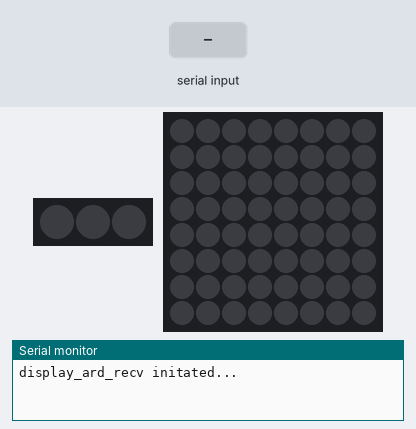
Bench run of a sketch on a simulated Arduino Uno, built with avr-gcc and run on an emulated ATmega328P. On the bench: 3 RGB LEDs in strip order, left to right, 8×8 RGB LED matrix (first LED top left, wired row by row), the last lines printed to the serial monitor. The inputs (shaded band) are chosen by the test bench.

Above: at 4.2 s.
4.3 s: "noise:150\n" received over Serial
At 5.0 s:
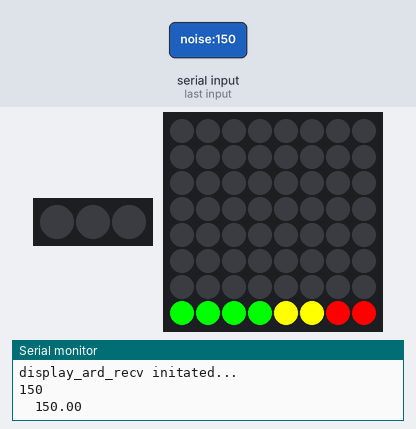
5.8 s: "temp:150\n" received over Serial
At 6.2 s:
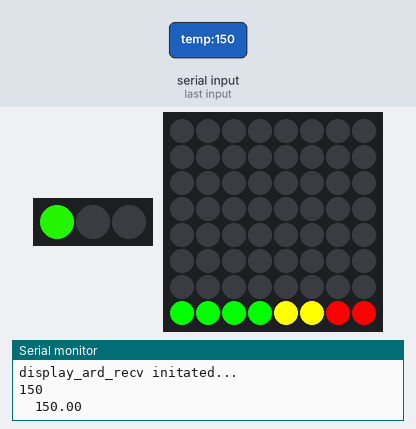
Timing chart, 0 to 8.8 s (numbered marks = the images above; inputs shaded):
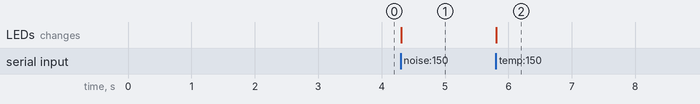

Measured:
- after the input at 4.3 s, the LEDs: change at once (image 1)

The sketch:

display_ard_recv.ino
```cpp
/*
 * File:  display_ard_recv
 * Desc:  Code for the Arduino Uno in the Display module (2a). Receives data over serial
 *        from the corresponding ESP8266 and controls and 8x8 LED Matrix and 3 Neopixel
 *        LEDs to track relative noise and temperature levels accordingly.
 *
 * 1. [a.collect_ard_send]-->[b.colect_esp_recv]-->((cloud))
 *
 * 2. [a.display_ard_recv]<--[b.display_esp_send]<--((cloud))
 *
 * Created:   15 Feburary 2018
 * Modified:  06 March 2018
 *
 * KEK1AD - kyle.kennedy@us.bosch.com
 * RBNA - CI/IO
 * Created for the MITE (Mini IoT Experience) Platform Demo in the Chicago Connectory
 */

/************** Neopixel  ***************/
#include <Adafruit_NeoPixel.h>
#ifdef __AVR__
  #include <avr/power.h>
#endif
/************* LED Matrix  **************/
#include <Wire.h>
#include "Adafruit_LEDBackpack.h"
#include "Adafruit_GFX.h"

/************** Neopixel  ***************/
#define PIN            6        // pin for neopixel LEDs
#define NUMPIXELS      3        // num of neopixel LEDs

/**************** Other *****************/
#define INPUT_SIZE  31          // num bytes for serial messages
#define TEMP_MAX    40          // max temp in celcius
#define TEMP_MIN    -30         // min temp in celcius

/************* LED Matrix  **************/
const int maxScale = 8;
const int redZone = 6;
const int yellowZone = 4;
const float maxReading = 100.0;
Adafruit_BicolorMatrix matrix = Adafruit_BicolorMatrix();
Adafruit_NeoPixel pixels = Adafruit_NeoPixel(NUMPIXELS, PIN, NEO_GRB + NEO_KHZ800);

// Run once upon startup of the Arduino
void setup() {
  Serial.begin(57600);  // NOTE: Serial rate can be changed but must match display_esp_send

  pixels.begin();
  pixels.show();       // initialze pixels to off
  matrix.begin(0x70);  // pass in the address

  Serial.println("display_ard_recv initated...");
  delay(3000); // wait 3 seconds before receiving messages from the ESP
}

// Loop constantly while the Arduino is on
void loop() {
  // check for updates from ESP over serial
  char incomingSerialData[INPUT_SIZE+1] = {0};  // buffer for incoming messages
  if (getCommand(incomingSerialData) > 0) {
    parseCommand(incomingSerialData);
  }
  delay(50);
}

/*
 * Name:  updateSoundScroll
 * Args:  float reading
 * Desc:  Receive a sound level reading from the ESP and update one column of the LED matrix
 *        accoriding to the level, where 0 squares illuminated is the min sound and 8
 *        is the max.
 * Rets:  void
 */
void updateSoundScroll(float reading) {
   if (maxReading - reading <= 5) reading = maxReading;  // increase reading if within 5 of max (100%)
   int displayPeak = mapfloat2int(reading, 0.0, 100.0, 0, maxScale);  // map reading from percentage 0-8

   // update the display
   for (int i = 0; i < 7; i++)  // shift the display left
   {
      matrix.displaybuffer[i] = matrix.displaybuffer[i+1];
   }

   // draw the new reading on the display
   for (int i = 0; i <= maxScale; i++)
   {
      if (i >= displayPeak)  // blank these pixels
      {
         matrix.drawPixel(i, 7, 0);
      }
      else if (i < yellowZone)
      {
        matrix.drawPixel(i, 7, LED_GREEN);
      }
      else if (i < redZone) // draw in green
      {
         matrix.drawPixel(i, 7, LED_YELLOW);
      }
      else // draw in red
      {
         matrix.drawPixel(i, 7, LED_RED);
      }
   }
   matrix.writeDisplay();  // write the changes to the display
}

/*
 * Name:  updateTempLED
 * Args:  int index, float temp
 * Desc:  Update the Neopixel LED at <index> to an RGB value corresponding to <temp>. The
 *        color is determined based on a function that maps <temp> to a scale between
 *        TEMP_MAX and TEMP_MIN, only red and only blue respectively.
 * Rets:  void
 */
void updateTempLED(int index, float temp) {
  if (temp > 200) temp-=273.15; // adjust kelvin to celcius

  // color mapping calculation
  int red = 0, green = 0, blue = 0;
  float maximum = (float) TEMP_MAX;
  float minimum = (float) TEMP_MIN;
  float ratio = 2 * (temp - minimum) / (maximum - minimum);
  red = (int)(max(0, 255*(ratio-1)));
  blue = (int)(max(0, 255*(1-ratio)));
  green = 255 - blue - red;

  // set pixel color based on calculation and display
  pixels.setPixelColor(index, pixels.Color(red, green, blue));
  pixels.show();
}

/*
 * Name:  getCommand
 * Args:  char *incomingSerialData
 * Desc:  Checks the Serial Rx line for incoming data and, if found, writes it into the
 *        buffer <incomingSerialData> that is passed by reference (as a pointer)
 * Rets:  the number of characters read as an int
 */
int getCommand(char *incomingSerialData)
{
  int incomingSerialDataIndex = 0;
  // loop until no more Serial data present
  while(Serial.available() > 0)
  {
    incomingSerialData[incomingSerialDataIndex] = Serial.read();
    // do not advance the index if the character is a CR (carriage return, ASCII 13)
    if (incomingSerialData[incomingSerialDataIndex] != 13) {
      incomingSerialDataIndex++;
    }
    // set last position to null terminating char
    incomingSerialData[incomingSerialDataIndex] = 0;
  }
  // return the number of characters read
  return incomingSerialDataIndex;
}

/*
 * Name:  parseCommand
 * Args:  char *commandString
 * Desc:  Accepts the pointer <commandString> and splits its contents at the first colon
 *        found. Expects input in the form "<feed>:<value>". Returns early if no colon is
 *        found. If a valid command pair is identified, it is passed to setCommand().
 * Rets:  void
 */
void parseCommand(char *commandString) {
  // split the commandString into two segments separated by colon
  char *command = strtok(commandString, ":");
  if (command == NULL) return;    // exit function if no colon found
  char commandPair[2][INPUT_SIZE/2+1];
  int index = 0;
  // grab the feed and value from the command string and store separately in commandPair
  while (command != NULL && index < 2) {
    if (command != NULL && command != 0 && strlen(command)>3) {
      strcpy(commandPair[index], command);
      index++;
    }
    command = strtok(NULL, ":");
  }
  if (index > 1) {
    if (commandPair[0] != NULL && commandPair[1] != NULL) {
      // optional print statements to verify proper parsing
      //Serial.print("commandPair[0]= ");
      //Serial.print(commandPair[0]); Serial.print(" ");
      //Serial.print("commandPair[1]= ");
      //Serial.println(commandPair[1]);
      // pass the parsed command pair to to getCommand to act on it
      setCommand(commandPair[0], commandPair[1]);
    }
  }
}

/*
 * Name:  setCommand
 * Args:  char *feed, char *value
 * Desc:  Checks an incoming <feed>, <value> pair and executes the corresponding action
 * Rets:  void
 */
void setCommand(char *feed, char *value) {
  // determine which action to take based on <feed> value
  // update connectory temp LED
  if (strcmp(feed, "temp") == 0) {
    float tempVal = atof(value);
    updateTempLED(0, tempVal);
  }
  else if (strcmp(feed, "temp-out0") == 0) {
    float tempVal = atof(value);
    updateTempLED(1, tempVal);
  }
  else if (strcmp(feed, "temp-out1") == 0) {
    float tempVal = atof(value);
    updateTempLED(2, tempVal);
  }
  else if (strcmp(feed, "noise") == 0) {
    float noiseVal = atof(value);
    Serial.print(value);
    Serial.print("  ");
    Serial.println(noiseVal);
    updateSoundScroll(noiseVal);
  }
  // if the feed does not match any specified, the command is ignored
}

/*
 * Name:  mapfloat2int
 * Args:  float x, float in_min, float in_max, int out_min, int out_max
 * Desc:  Maps the float input <x> on the scale of <in_min> to <in_max> to an integer
 *        between <out_min> and <out_max>
 * Rets:  the mapped number on the out scale as an int
 */
int mapfloat2int(float x, float in_min, float in_max, int out_min, int out_max)
{
  return (x - in_min) * (out_max - out_min) / (in_max - in_min) + out_min;
}
```
